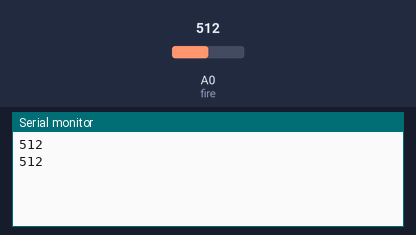
A sketch run on a simulated Arduino Uno, built with avr-gcc and run on an emulated ATmega328P. Shown: the last lines printed to the serial monitor. The inputs (shaded band) are chosen by the test bench; at power-on: A0 (fire) = 512.

Above: at 2.8 s.
2.9 s: A0 (fire) set to 716
At 5.2 s:
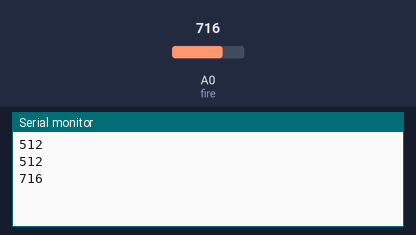
5.6 s: A0 (fire) set to 900
At 6.7 s:
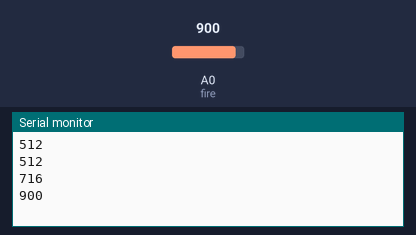
Timing chart, 0 to 8.6 s (numbered marks = the images above; inputs shaded):
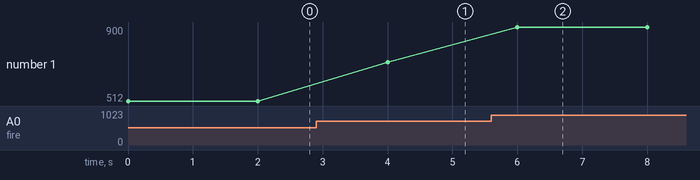

The sketch:

Fire.ino
```cpp
#include<SoftwareSerial.h>

int fire = A0;
int value = 0;
void setup() {
  pinMode(fire, INPUT);
  Serial.begin(9600);
}

void loop() {
  value = analogRead(fire);
  Serial.println(value);
  delay(2000);
}
```

Measured:
- after the input at 2.9 s, the serial monitor: prints a new line after 1.1 s (image 1)
- after the input at 5.6 s, the serial monitor: prints a new line after 0.40 s (image 2)
- plotted number 1: 512 → 716 after the input at 2.9 s, 716 → 900 after the input at 5.6 s
